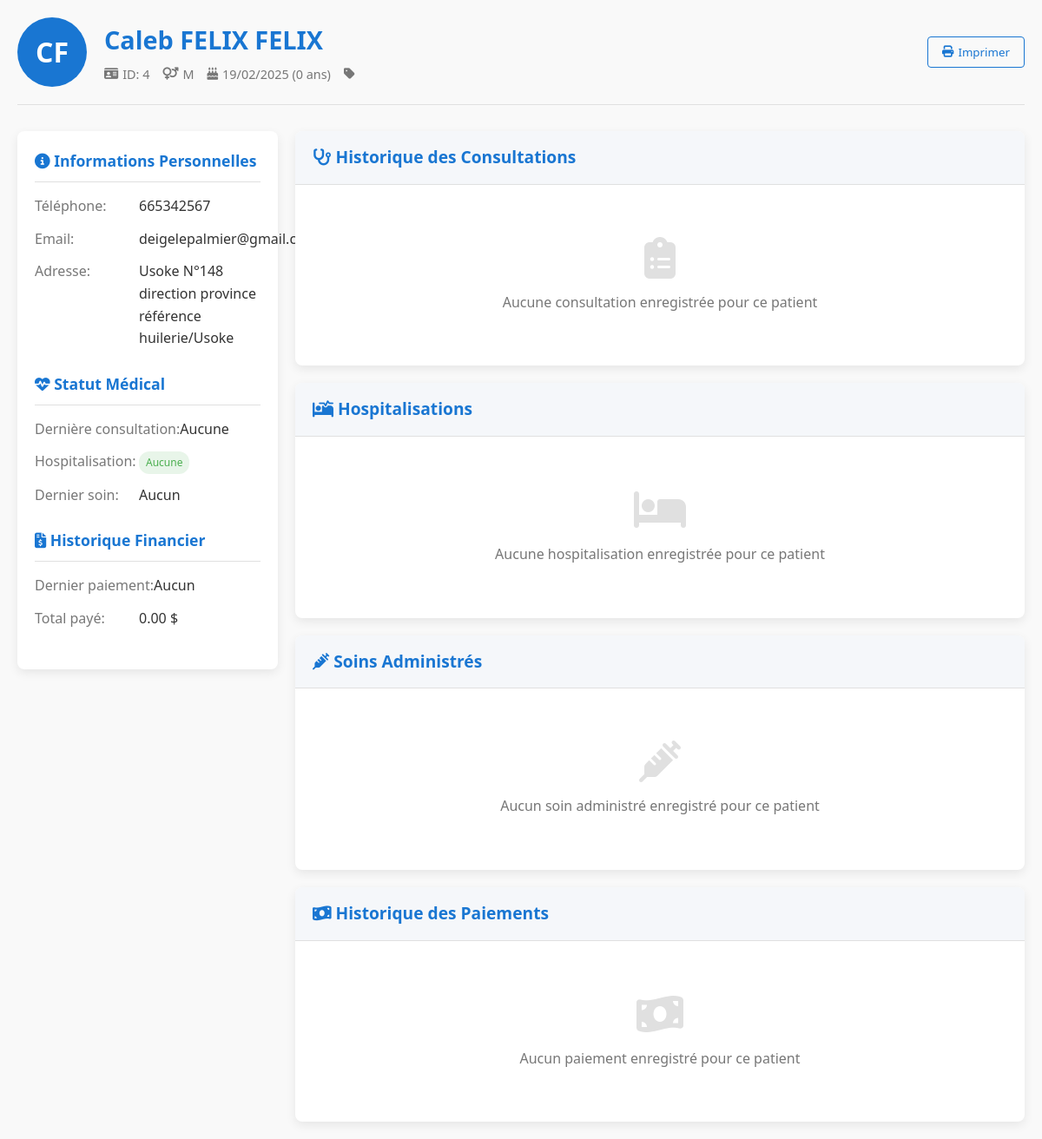
/dossier.php?id=4, run on the app's committed database.
### tables this page shows
CREATE TABLE IF NOT EXISTS `patient` (
  `id_patient` int NOT NULL AUTO_INCREMENT,
  `nom` varchar(50) DEFAULT NULL,
  `postnom` varchar(50) DEFAULT NULL,
  `prenom` varchar(50) DEFAULT NULL,
  `telephone` varchar(20) DEFAULT NULL,
  `Datenaiss` date DEFAULT NULL,
  `AdresseMail` varchar(100) DEFAULT NULL,
  `sexe` varchar(10) DEFAULT NULL,
  `adresse` varchar(255) DEFAULT NULL,
  `id_categorie` int DEFAULT NULL,
  `id_agent` int DEFAULT NULL,
  PRIMARY KEY (`id_patient`),
  KEY `id_categorie` (`id_categorie`),
  KEY `id_agent` (`id_agent`)
);

### dossier.php (the view, shortened to what the rows shown need)
<!DOCTYPE html>
<html lang="fr">
<head>
    <link rel="stylesheet" href="https://cdnjs.cloudflare.com/ajax/libs/font-awesome/6.4.0/css/all.min.css">
    <link href="CSS/dossier.css" rel="stylesheet">
</head>
<body>
    <div class="container">
        <?php
        include('Configuration/config.php');
        $id_patient = isset($_GET['id']) ? intval($_GET['id']) : 0;
        try {
            $sql_patient = "SELECT p.*, c.lib_categ
                           FROM patient p
                           LEFT JOIN categorie c ON p.id_categorie = c.id_categorie
                           WHERE p.id_patient = ?";
            $stmt_patient = $pdo->prepare($sql_patient);
            $stmt_patient->execute([$id_patient]);
            $patient = $stmt_patient->fetch(PDO::FETCH_ASSOC);
        } catch (PDOException $e) {
            die("Erreur de base de données: " . $e->getMessage());
        }
        ?>
        <div class="dossier-header">
            <div class="patient-identity">
                <div class="patient-avatar">
                    <?= strtoupper(substr($patient['prenom'], 0, 1) . substr($patient['nom'], 0, 1)) ?>
                </div>
                <div class="patient-info">
                    <h2><?= htmlspecialchars($patient['prenom'] . ' ' . $patient['nom'] . ' ' . ($patient['postnom'] ?? '')) ?></h2>
                    <div class="patient-meta">
                        <span class="meta-item"><i class="fas fa-id-card"></i> ID: <?= $patient['id_patient'] ?></span>
                        <span class="meta-item"><i class="fas fa-venus-mars"></i> <?= htmlspecialchars($patient['sexe']) ?></span>
                        <span class="meta-item"><i class="fas fa-birthday-cake"></i> <?= date('d/m/Y', strtotime($patient['Datenaiss'])) ?> (<?= calculateAge($patient['Datenaiss']) ?> ans)</span>
                        <span class="meta-item"><i class="fas fa-tag"></i> <?= htmlspecialchars($patient['lib_categorie']) ?></span>
                    </div>
                </div>
            </div>
        </div>
        <div class="dossier-content">
            <div class="dossier-sidebar">
                <div class="sidebar-section">
                    <ul class="info-list">
                        <li class="info-item">
                            <span class="info-label">Téléphone:</span>
                            <span class="info-value"><?= htmlspecialchars($patient['telephone']) ?></span>
                        </li>
                        <li class="info-item">
                            <span class="info-label">Email:</span>
                            <span class="info-value"><?= htmlspecialchars($patient['AdresseMail']) ?></span>
                        </li>
                        <li class="info-item">
                            <span class="info-label">Adresse:</span>
                            <span class="info-value"><?= htmlspecialchars($patient['adresse']) ?></span>
                        </li>
                    </ul>
                </div>
            </div>
        </div>
    </div>
    <?php
    function calculateAge($birthdate) {
        $birthDate = new DateTime($birthdate);
        $today = new DateTime();
        $age = $today->diff($birthDate);
        return $age->y;
    }
    ?>
</body>
</html>

### data on the page
patient: prenom+nom "CF", prenom+nom+postnom "Caleb FELIX FELIX", id_patient "4", sexe "M", Datenaiss "19/02/2025", Datenaiss "0", telephone "665342567", AdresseMail "deigelepalmier@gmail.com", adresse "Usoke N°148 direction province référence huilerie/Usoke"

### other printed values
$total "0.00"
